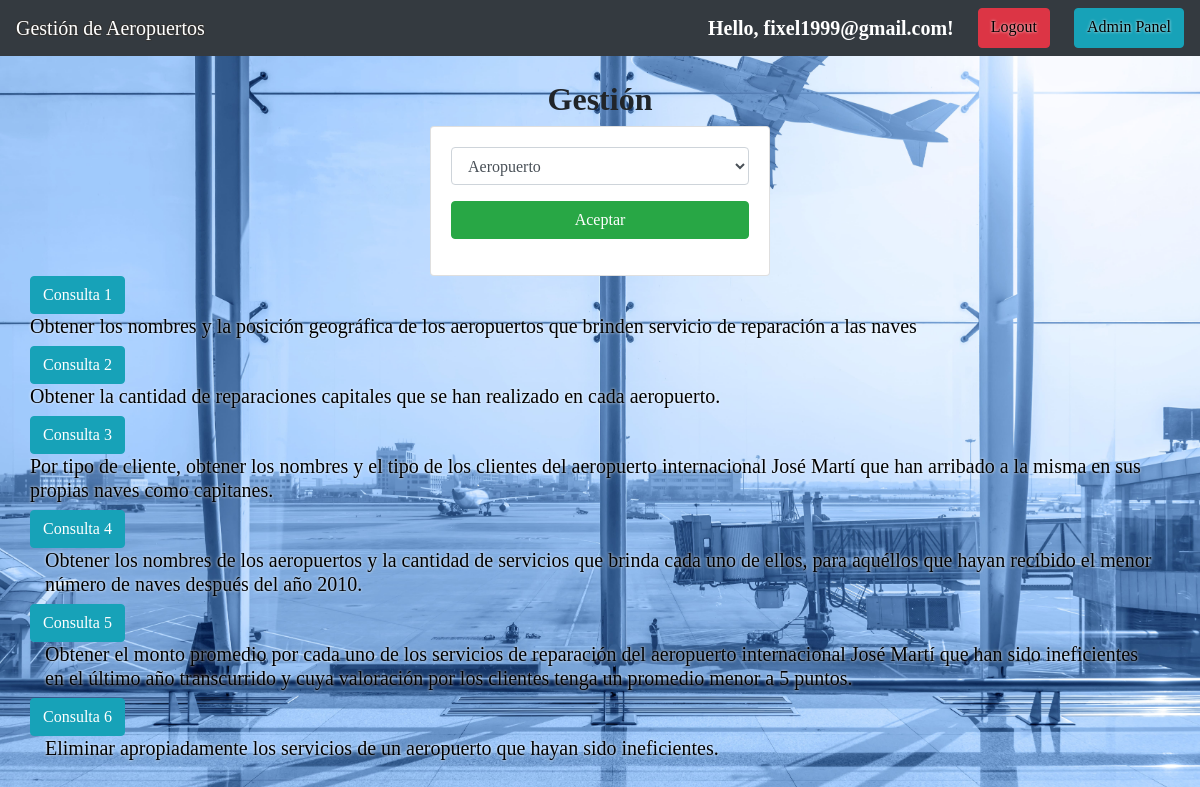
Page / (signed in) on the earlier database version.
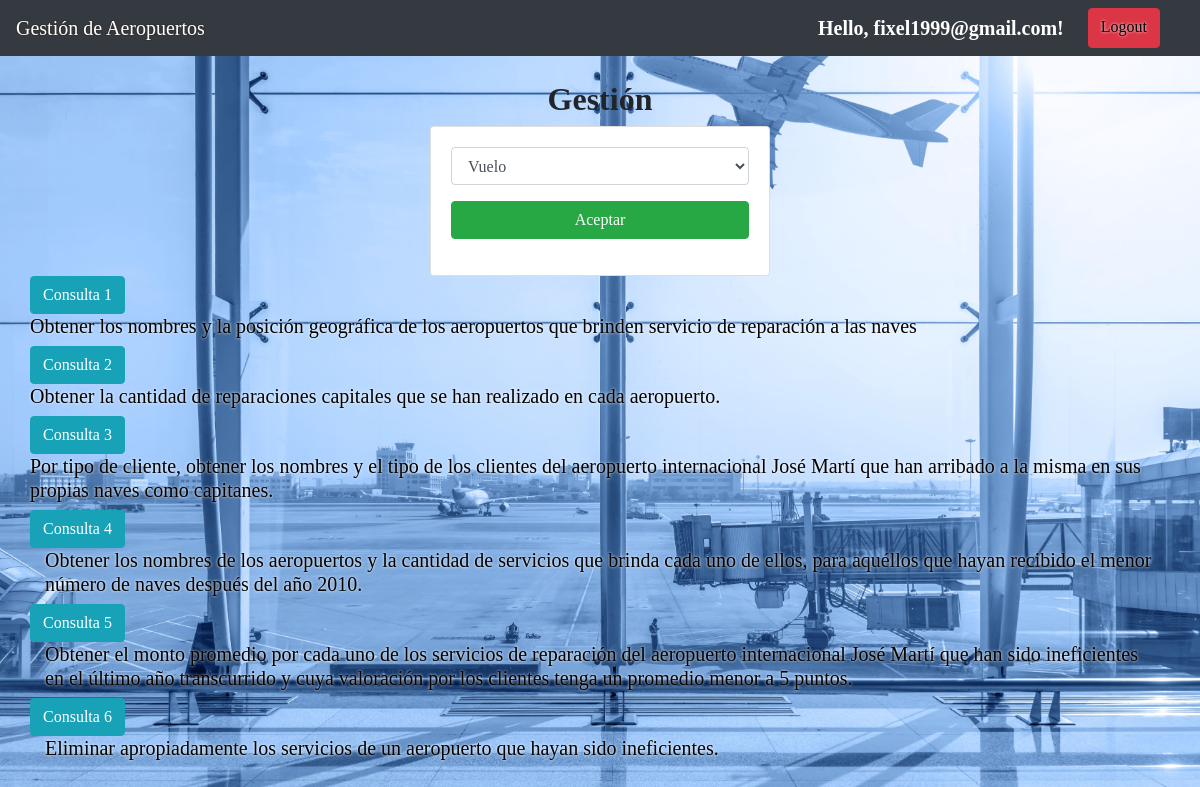
Same page on the later database version.
### accounts/models.py (models this page shows, shortened)
class Usuario(AbstractBaseUser, PermissionsMixin):
    email = models.EmailField(
        verbose_name="email address",
        max_length=255,
        unique=True,
        null=False,
        blank=False,
    )
    ROLE = (
        ("US", "Usuario Comun"),
        ("AI", "Administrador Instalaciones"),
        ("AA", "Administrador Aeropuertos"),
        ("AG", "Administrador General"),
    )
    role = models.CharField(max_length=2, choices=ROLE, default="US", null=False)
    id_role = models.IntegerField(null=False, default=0, verbose_name="id")
    is_active = models.BooleanField(default=True)
    is_admin = models.BooleanField(default=False)
    objects = UserManager()
    USERNAME_FIELD = "email"
    class Meta:
        app_label = 'accounts'

### apps/views/home.py (the view)
# urls.py: 2. Add a URL to urlpatterns:  path('', views.home, name='home')
def home(request):
    email = []
    aeropuertos = Aeropuerto.objects.all()
    clientes = Cliente.objects.all()
    naves = Nave.objects.all()
    vuelos = Vuelo.objects.all()
    usuarios = Usuario.objects.filter(role="US")
    user = get_user(request)
    instalaciones = []
    if user.is_authenticated:
        id = user.id_role
        curretnt_inst = Instalacion.objects.filter(Id_A=id)
        for i in curretnt_inst:
            instalaciones.append(i.id)
    for user in usuarios:
        email.append(user.email)
    return render(request, "gestion.html",
                  {"aeropuertos": aeropuertos, "email": email, "instalaciones": instalaciones, "naves": naves,
                   "clientes": clientes, "vuelos": vuelos})

### apps/templates/gestion.html (shortened to what this page needs)
{% extends "./index.html" %}
{% block body %}
    <div class="col-sm-12 col-md-6 col-lg-4 col-xl-4">
        <h2 class="times" id="encabezado">Gestión</h2>
        <div class="card">
            <div class="card-body">
                <div class="form-group">
                    <select id="data" name="data" class="form-control" maxlength="50">
                        {% if user.role == "AG" %}
                            <option value="Aeropuerto" selected>Aeropuerto</option>
                        {% endif %}
                        {% if user.role == "AA" %}
                            <option value="Vuelo">Vuelo</option>
                        {% endif %}
                    </select>
                </div>
                <div class="form-group">
                    <button id="aceptar" class="btn btn-success btn-block text-white">Aceptar</button>
                </div>
            </div>
        </div>
    </div>
    <section>
        <div class="row">
            <a href="first_consult/" id="editar" class="first consulta btn btn-info">Consulta 1</a>
        </div>
        <div class="row">
            <h5 class="glow">Obtener los nombres y la posición geográfica de los aeropuertos que brinden servicio de
                reparación a las naves</h5>
        </div>
        <div class="row">
            <a href="reparaciones/" id="editar" class="consulta btn btn-info">Consulta 2</a>
        </div>
        <div class="row">
            <h5 class="glow">Obtener la cantidad de reparaciones capitales que se han realizado en cada aeropuerto.</h5>
        </div>
        <div class="row">
            <a href="snd_consulta/" id="editar" class="consulta btn btn-info">Consulta 3</a>
        </div>
        <div class="row">
            <h5 class="glow" align="left">Por tipo de cliente, obtener los nombres y el tipo de los clientes del
                aeropuerto internacional José
                Martí que han arribado a la misma en sus propias naves como capitanes.</h5>
        </div>
        <div class="row">
            <a href="third_consult/" id="editar" class="consulta btn btn-info">Consulta 4</a>
        </div>
        <div>
            <h5 class="glow" align="left">Obtener los nombres de los aeropuertos y la cantidad de servicios que brinda
                cada uno de ellos,
                para aquéllos que hayan recibido el menor número de naves después del año 2010.</h5>
        </div>
        <div class="row">
            <a href="reparaciones_ineficientes/" id="editar" class="consulta btn btn-info">Consulta 5</a>
        </div>
        <div>
            <h5 class="glow" align="left">Obtener el monto promedio por cada uno de los servicios de reparación del
                aeropuerto
                internacional José Martí que han sido ineficientes en el último año transcurrido y cuya valoración
                por los clientes tenga un promedio menor a 5 puntos.</h5>
        </div>
        <div class="row">
            <a href="snd_consulta/" id="editar" class="consulta btn btn-info">Consulta 6</a>
        </div>
        <div>
            <h5 class="glow" align="left">Eliminar apropiadamente los servicios de un aeropuerto que hayan sido
                ineficientes.</h5>
        </div>
    </section>
{% endblock %}

### apps/templates/index.html (shortened to what this page needs)
<!DOCTYPE html>
<html lang="en">
<head>
    {% load static %}
    <link rel="stylesheet" href="https://cdn.jsdelivr.net/npm/bootstrap@4.5.3/dist/css/bootstrap.min.css"
>
    <link rel="stylesheet" href="{% static 'css/gestionAeropuerto.css' %}">
</head>
<body>
    <nav class="flex navbar navbar-expand-lg navbar-dark bg-dark white justify-content-between">
      <a class="navbar-brand stroke" href="/">Gestión de Aeropuertos</a>
        {% if user.is_authenticated %}
        <div class="d-flex">
          <h5 class="times mr-4 text-white mt-2 ">Hello, {{user.email}}!</h5>
          <a class="btn btn-danger mr-4 glow" href="{% url 'logout' %}">Logout</a>
          {% if user.role == "AG" %}
            <a class="btn btn-info glow" href="/admin">Admin Panel</a>
          {% endif %}
        </div>
      {% else %}
        <div>
          <a class="btn btn-success glow" href="register/">Register</a>
            <a class="btn btn-success glow" href="accounts/login/">Login</a>
        </div>
      {% endif %}
    </nav>
    <div class="container py-4" align="center">
    {% if user.is_authenticated %}
        {% block body %}
        {% endblock %}
    {% else %}
        <h3 class=" span2 input face times" align="center">¡Usted no se ha logueado aun!</h3>
    {% endif %}
    </div>
</body>
</html>

Differences in the rows shown:
changed Usuario "fixel1999@gmail.com": data "Aeropuerto" → "Vuelo"; role "AG" → "AA" (drawn)
Other differences:
text no longer shown: "Admin Panel"
